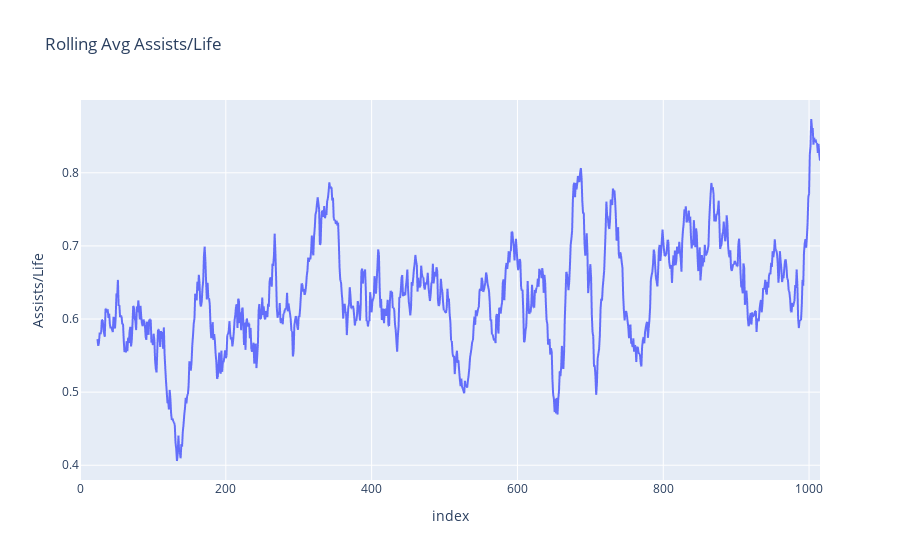

The notebook cell saved with this chart:
### Code cell
import plotly.express as px

mod = 25
name = 'Assists/Life'

fig = px.line(dfr, x=dfr.index, y=(dfr['Assists'].rolling(window=mod).mean() /
                                 dfr['Deaths'].rolling(window=mod).mean()), 
              labels={'x': 'Number of Games Played', 'y': f'{name}'},
              title=f'Rolling Avg {name}')

fig.show()

### Figure 1 — Plotly figure (JSON) as saved in the notebook; plotly's stock layout.template omitted (floating-point values rounded to 4 significant figures; data arrays with more than 128 entries replaced by an {"elided": "..."} marker saying what was removed)
{"data": [{"hovertemplate": "index=%{x}<br>Assists/Life=%{y}<extra></extra>", "legendgroup": "", "line": {"color": "#636efa", "dash": "solid"}, "marker": {"symbol": "circle"}, "mode": "lines", "name": "", "showlegend": false, "type": "scattergl", "x": {"elided": "1016 int values"}, "xaxis": "x", "y": {"elided": "1016 float values"}, "yaxis": "y"}], "layout": {"legend": {"tracegroupgap": 0}, "title": {"text": "Rolling Avg Assists/Life"}, "xaxis": {"anchor": "y", "domain": [0, 1], "title": {"text": "index"}}, "yaxis": {"anchor": "x", "domain": [0, 1], "title": {"text": "Assists/Life"}}}}
